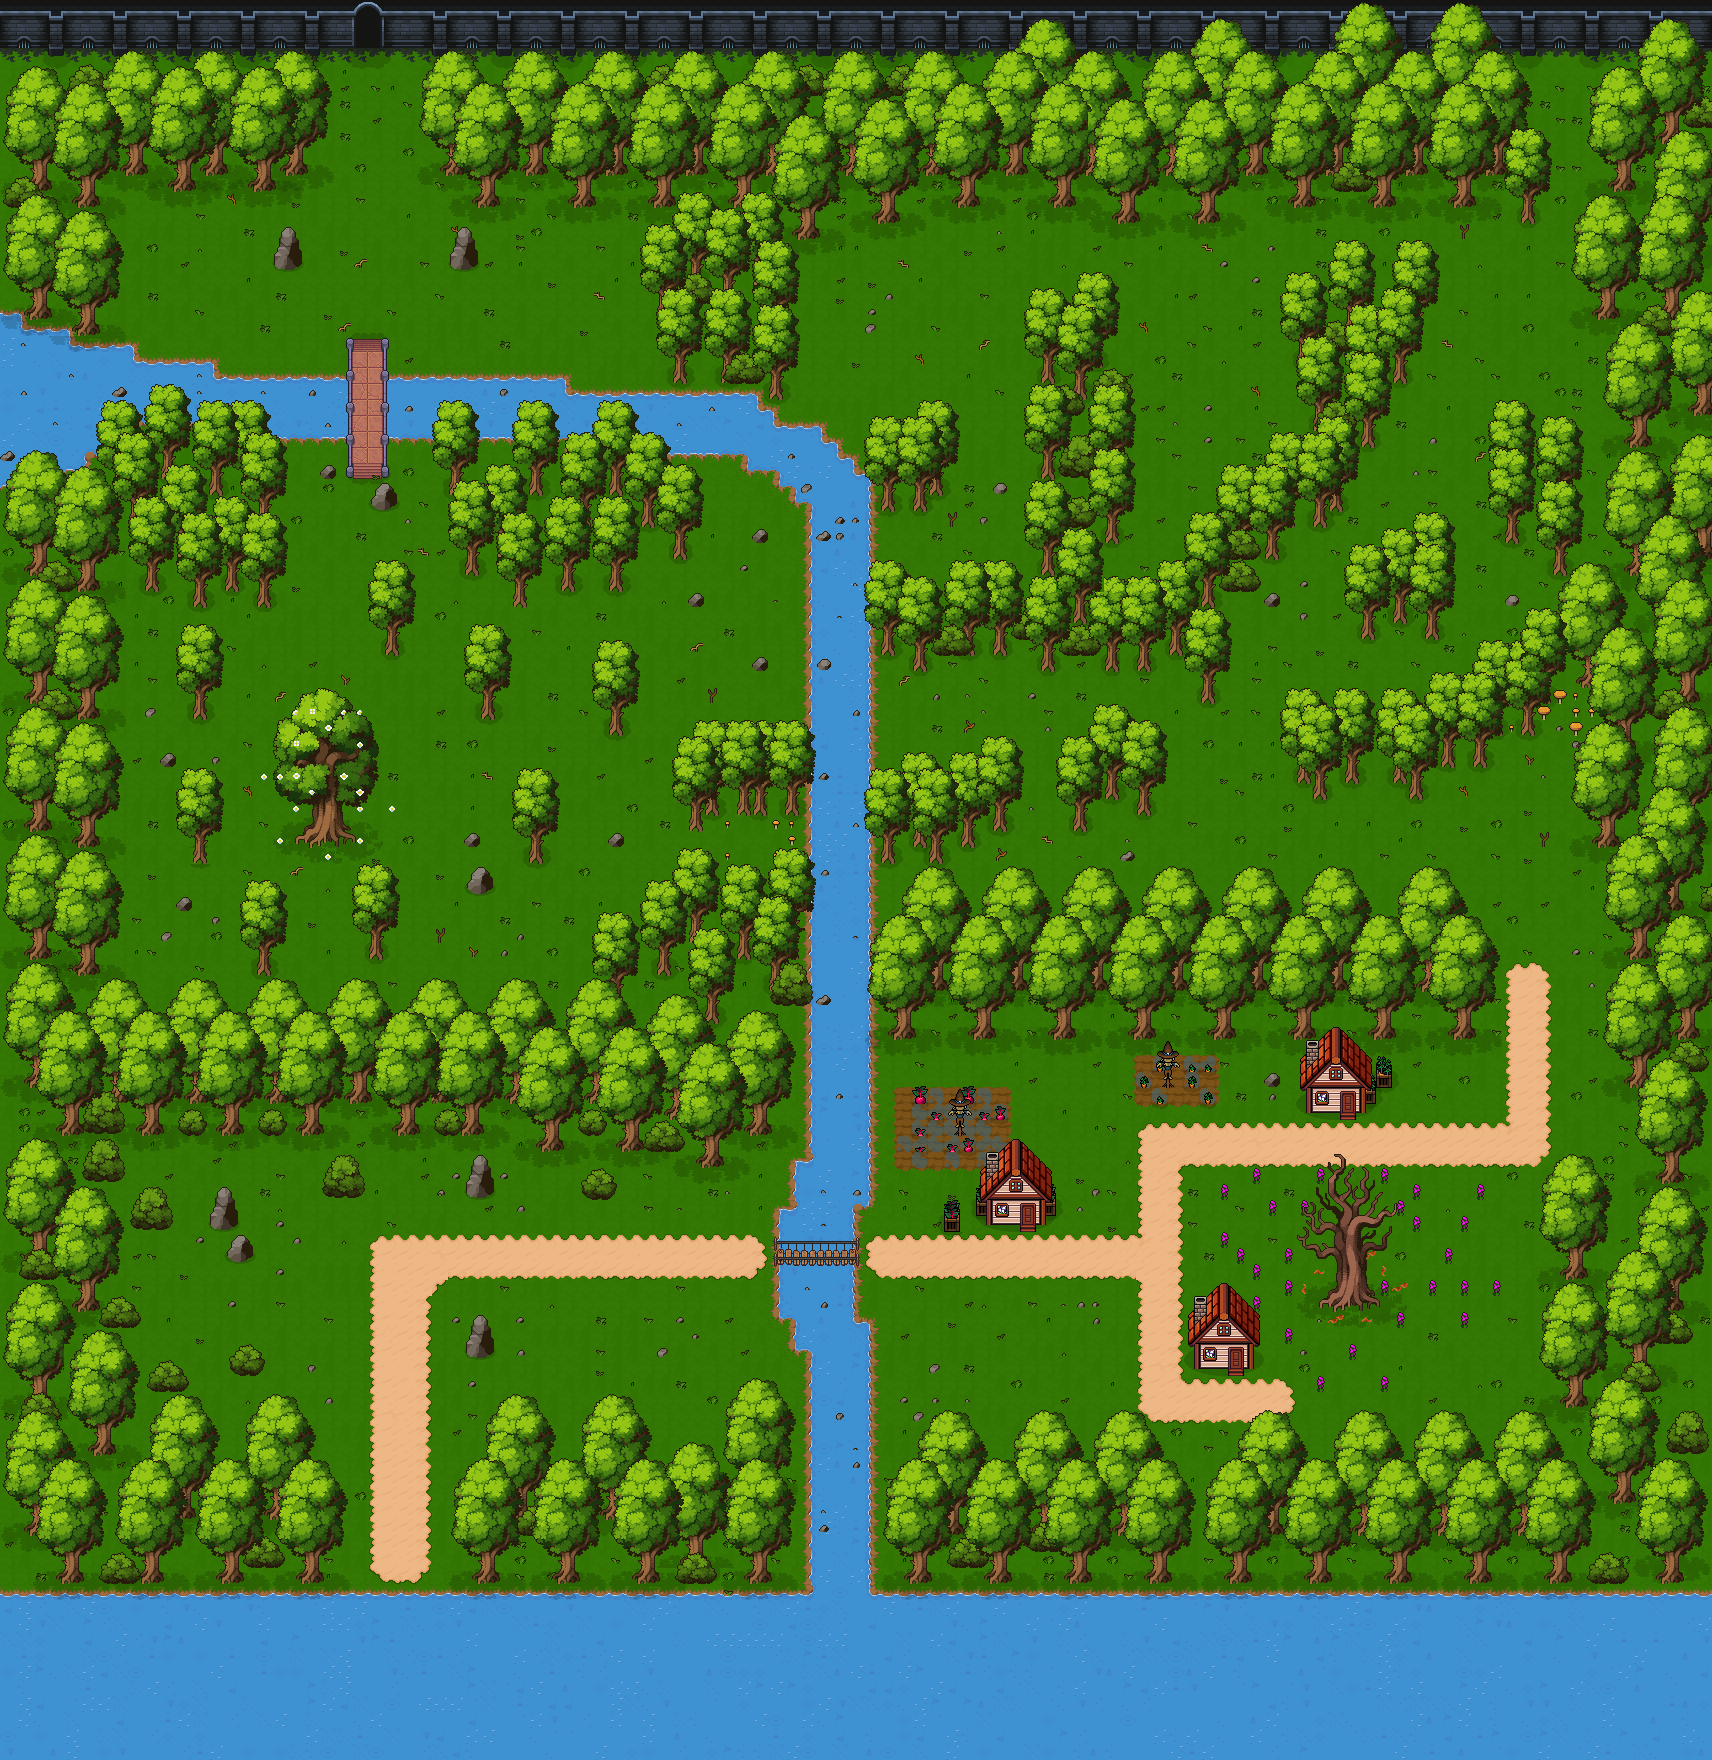

Tiled map render using the project's own tile images. Description and the map definition, with tile-layer contents summarised, below:
An orthogonal 107x110 tile map with 16x16 px tiles, 22 tile layers (ground, water, path, shadows, ...), 15 tilesets and 378 objects (286x collision, 10x healing_item, 4x collisions, 4x heart, player, ...).

<map version="1.10" tiledversion="1.11.2" orientation="orthogonal" renderorder="right-down" width="107" height="110" tilewidth="16" tileheight="16" infinite="0" nextlayerid="33" nextobjectid="522">
 <tileset firstgid="1" source="tiles/Floors_Tiles.tsx" />
 <tileset firstgid="651" source="tiles/Farm.tsx" />
 <tileset firstgid="1276" source="tiles/Rocks.tsx" />
 <tileset firstgid="1523" source="tiles/tree_Size_02.tsx" />
 <tileset firstgid="1651" source="tiles/tree_Size_03.tsx" />
 <tileset firstgid="1807" source="tiles/tree_Size_04.tsx" />
 <tileset firstgid="2175" source="tiles/Vegetation.tsx" />
 <tileset firstgid="2850" source="tiles/Wall_Tiles.tsx" />
 <tileset firstgid="3475" source="tiles/Wall_Variations.tsx" />
 <tileset firstgid="3955" source="tiles/Water_tiles.tsx" />
 <tileset firstgid="4580" source="tiles/house.tsx" />
 <tileset firstgid="4678" source="tiles/tree_Size_05.tsx" />
 <tileset firstgid="5322" source="tiles/Shadows.tsx" />
 <tileset firstgid="5947" source="tiles/Bridges.tsx" />
 <tileset firstgid="7669" source="tiles/Dungeon_Tiles.tsx" />
 <layer id="1" name="ground" width="107" height="110">
  <data>[11770 cells, 10273 non-empty, 4 distinct tile ids]</data>
 </layer>
 <layer id="11" name="water" width="107" height="110">
  <data>[11770 cells, 1847 non-empty, 69 distinct tile ids]</data>
 </layer>
 <layer id="5" name="path" width="107" height="110">
  <data>[11770 cells, 663 non-empty, 53 distinct tile ids]</data>
 </layer>
 <layer id="27" name="shadows" width="107" height="110">
  <data>[11770 cells, 1882 non-empty, 48 distinct tile ids]</data>
 </layer>
 <layer id="28" name="shadows2" width="107" height="110">
  <data>[11770 cells, 356 non-empty, 34 distinct tile ids]</data>
 </layer>
 <layer id="29" name="bridges" width="107" height="110">
  <data>[11770 cells, 54 non-empty, 54 distinct tile ids]</data>
 </layer>
 <layer id="24" name="plant" width="107" height="110">
  <data>[11770 cells, 32 non-empty, 3 distinct tile ids]</data>
 </layer>
 <layer id="23" name="légumes" width="107" height="110">
  <data>[11770 cells, 32 non-empty, 10 distinct tile ids]</data>
 </layer>
 <layer id="25" name="objects" width="107" height="110">
  <data>[11770 cells, 21 non-empty, 7 distinct tile ids]</data>
 </layer>
 <layer id="19" name="walls" width="107" height="110">
  <data>[11770 cells, 535 non-empty, 25 distinct tile ids]</data>
 </layer>
 <layer id="8" name="house" width="107" height="110">
  <data>[11770 cells, 2079 non-empty, 19 distinct tile ids]</data>
 </layer>
 <layer id="10" name="doors" width="107" height="110">
  <data>[11770 cells, 41 non-empty, 7 distinct tile ids]</data>
 </layer>
 <layer id="2" name="rocks" width="107" height="110">
  <data>[11770 cells, 1043 non-empty, 38 distinct tile ids]</data>
 </layer>
 <layer id="26" name="grass" width="107" height="110">
  <data>[11770 cells, 632 non-empty, 24 distinct tile ids]</data>
 </layer>
 <layer id="20" name="treelv3" width="107" height="110">
  <data>[11770 cells, 1581 non-empty, 90 distinct tile ids]</data>
 </layer>
 <layer id="3" name="treelv2" width="107" height="110">
  <data>[11770 cells, 5069 non-empty, 144 distinct tile ids]</data>
 </layer>
 <layer id="4" name="treelv1" width="107" height="110">
  <data>[11770 cells, 4119 non-empty, 108 distinct tile ids]</data>
 </layer>
 <layer id="6" name="bush" width="107" height="110">
  <data>[11770 cells, 320 non-empty, 26 distinct tile ids]</data>
 </layer>
 <layer id="21" name="top 3" width="107" height="110">
  <data>[11770 cells, 780 non-empty, 142 distinct tile ids]</data>
 </layer>
 <layer id="17" name="top2" width="107" height="110">
  <data>[11770 cells, 2977 non-empty, 145 distinct tile ids]</data>
 </layer>
 <layer id="18" name="top1" width="107" height="110">
  <data>[11770 cells, 2603 non-empty, 72 distinct tile ids]</data>
 </layer>
 <layer id="22" name="top0" width="107" height="110">
  <data>[11770 cells, 41 non-empty, 35 distinct tile ids]</data>
 </layer>
 <objectgroup id="16" name="player" />
 <objectgroup id="15" name="collisions" class="collision">
  <object id="23" name="player" x="382.667" y="1516.83" width="34" height="29.6667" />
  <object id="37" type="collision" x="0.5" y="1458.33" width="325.75" height="125.667" />
  <object id="43" type="collision" x="986.5" y="1199.75" width="58.5" height="25.5" />
  <object id="397" type="collision" x="943.875" y="1214.63" width="16.375" height="17.375" />
  <object id="398" type="collision" x="1039.5" y="1199" width="16.375" height="17.375" />
  <object id="400" type="collision" x="1375.5" y="1070.45" width="16.375" height="17.375" />
  <object id="401" type="collision" x="1359.86" y="1087.18" width="16.375" height="17.375" />
  <object id="402" type="collision" x="1163.23" y="1071.18" width="9.64773" height="16.6477" />
  <object id="403" type="collision" x="955.318" y="1119" width="9.64773" height="16.6477" />
  <object id="399" type="collision" x="976.125" y="1198.5" width="16.375" height="17.375" />
  <object id="59" type="collision" x="1194.5" y="1343.75" width="58.5" height="25.5" />
  <object id="60" type="collision" x="1306.75" y="1087" width="58.5" height="25.5" />
  <object id="46" type="collision" x="880" y="1472.5" width="831" height="111.5" />
  <object id="47" type="collision" x="467" y="1468" width="331" height="114" />
  <object id="48" type="collision" x="0.5" y="1135.5" width="76" height="321.5" />
  <object id="195" type="collision" x="529.75" y="836.083" width="13.6667" height="28.25" />
  <object id="286" type="collision" x="609.083" y="978.42" width="13.6667" height="28.25" />
  <object id="285" type="collision" x="769.083" y="962.42" width="13.6667" height="28.25" />
  <object id="284" type="collision" x="690.083" y="914.75" width="13.6667" height="28.25" />
  <object id="283" type="collision" x="737.417" y="931.083" width="13.6667" height="28.25" />
  <object id="282" type="collision" x="705.417" y="994.42" width="13.6667" height="28.25" />
  <object id="281" type="collision" x="657.083" y="947.75" width="13.6667" height="28.25" />
  <object id="280" type="collision" x="609.417" y="706.75" width="13.6667" height="28.25" />
  <object id="196" type="collision" x="689.75" y="803.083" width="13.6667" height="28.25" />
  <object id="199" type="collision" x="753.75" y="788.417" width="13.6667" height="28.25" />
  <object id="198" type="collision" x="738.417" y="786.75" width="13.6667" height="28.25" />
  <object id="197" type="collision" x="705.75" y="788.417" width="13.6667" height="28.25" />
  <object id="200" type="collision" x="785.417" y="787.417" width="13.6667" height="28.25" />
  <object id="310" type="collision" x="881.781" y="835.781" width="13.6667" height="28.25" />
  <object id="312" type="collision" x="930.326" y="837.053" width="13.6667" height="28.25" />
  <object id="314" type="collision" x="961.235" y="820.326" width="13.6667" height="28.25" />
  <object id="315" type="collision" x="993.235" y="803.417" width="13.6667" height="28.25" />
  <object id="318" type="collision" x="1137.42" y="787.235" width="13.6667" height="28.25" />
  <object id="321" type="collision" x="1345.96" y="755.781" width="13.6667" height="28.25" />
  <object id="323" type="collision" x="1409.6" y="771.417" width="13.6667" height="28.25" />
  <object id="324" type="collision" x="1441.24" y="739.781" width="13.6667" height="28.25" />
  <object id="325" type="collision" x="1473.42" y="740.326" width="13.6667" height="28.25" />
  <object id="326" type="collision" x="1521.78" y="708.508" width="13.6667" height="28.25" />
  </objectgroup>
 <objectgroup id="14" name="NPCPaths">
  <!-- 66 objects omitted --></objectgroup>
 <objectgroup id="32" name="portals" visible="0">
  <!-- 7 objects omitted --></objectgroup>
 <objectgroup id="31" name="items" visible="0">
  <!-- 14 objects omitted --></objectgroup>
</map>
<!-- 340 of 378 objects omitted -->
